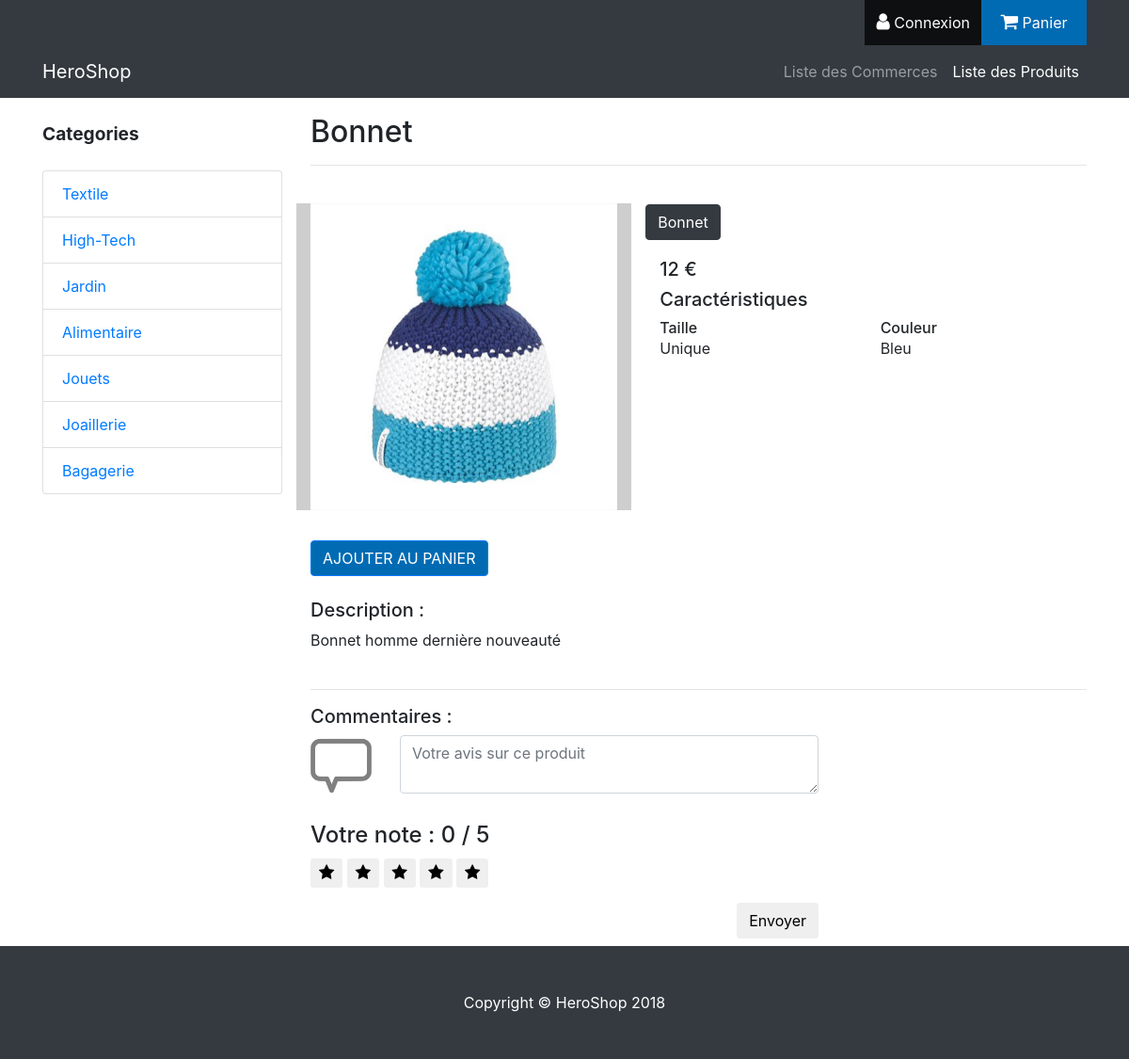
The page /Produits/fiche_produit/40 on the database its author committed.
### tables this page shows
CREATE TABLE `produit_type` (
  `idProduitType` int(8) UNSIGNED NOT NULL,
  `nomProduitType` varchar(128) NOT NULL,
  `descriptionProduitType` text NOT NULL,
  `prixProduitType` float NOT NULL,
  `seuilStockProduitType` int(8) NOT NULL,
  `idCategorie` int(8) UNSIGNED DEFAULT NULL,
  `siretCommerce` varchar(14) NOT NULL
);

CREATE TABLE `produit_variante` (
  `idProduitVariante` int(8) UNSIGNED NOT NULL,
  `nomProduitVariante` varchar(128) NOT NULL,
  `descriptionProduitVariante` text NOT NULL,
  `prixProduitVariante` int(8) NOT NULL,
  `stockProduitVariante` int(8) NOT NULL DEFAULT '0',
  `idProduitType` int(8) UNSIGNED NOT NULL
);

### application/libraries/Layout.php (called while the page is built, shortened)
<?php
class Layout {
    private $CI;
    private $var = array();
    public function __construct() {
        $this->CI = & get_instance();
        $this->var['output'] = '';
        $this->var['titre'] = ucfirst($this->CI->router->fetch_method()) . ' - ' . ucfirst($this->CI->router->fetch_class());
        $this->var['charset'] = $this->CI->config->item('charset');
        $this->var['css'] = array();
        $this->var['js'] = array();
        $this->var['jquery'] = array();
        $this->var['menu'] = array();
        $this->var['topMenu'] = array();
        $this->var['sideMenu'] = array();
        $this->var['nomSideMenu'] = "";
    }
    public function view($name, $data = array(), $return = false) {
        $this->var['output'] .= $this->CI->load->view($name, $data, true);
        if (!$return) {
            $this->CI->load->view('../themes/default_layout', $this->var);
        } else {
            return $this->CI->load->view('../themes/default_layout', $this->var, true);
        }
    }
    public function ajouter_css($nom) {
        if (is_string($nom) AND ! empty($nom) AND file_exists('./assets/css/' . $nom . '.css')) {
            $this->var['css'][] = css_url($nom);
            return true;
        }
        return false;
    }
    public function ajouter_jquery($nom) {
        if (is_string($nom) AND ! empty($nom) AND file_exists('./assets/jquery/' . $nom . '.js')) {
            $this->var['jquery'][] = js_url($nom);
            return true;
        }
        return false;
    }
    public function ajouter_menu($menu, $intitule, $controller) {
        $this->var[$menu][$controller] = array(
            "intitule" => $intitule,
            "url" => site_url($controller . "/"),
            "actif" => $controller == $this->CI->router->fetch_class(),
        );
    }
    public function ajouter_menu_url($menu, $intitule, $url) {
        $this->var[$menu][$url] = array(
            "intitule" => $intitule,
            "url" => site_url($url . "/"),
        );
    }
    public function init_menu() {
        $this->CI->load->library('session');
    }
    public function setNomSideMenu($nom = "") {
        $this->var['nomSideMenu'] = $nom;
    }
}

### application/controllers/Produits.php (called while the page is built, shortened)
<?php
class Produits extends CI_Controller {
    public function __construct() {
        $categ = $this -> Categorie_model -> read('*');
        foreach ($categ as $c) {
            $intitule = mb_strtoupper(mb_substr($c -> descriptionCategorie, 0, 1)) . mb_substr($c -> descriptionCategorie, 1);
            $this -> layout -> ajouter_menu_url('sideMenu', $intitule, 'Produits/liste_produits/' . $c -> idCategorie);
        }
        $this -> layout -> setNomSideMenu("Categories");
    }
    public function fiche_produit($id_Produit, $id_variante = 0, $error_message = '', $message_display = '') {
        $whereProduit = array(
            "idProduitType" => $id_Produit,
        );
        $result = $this -> Produit_type_model -> read('*', $whereProduit, 1);
        if ($result) {
            $produit = $result[0];
            $variantes = $this -> Produit_variante_model -> read("idProduitVariante, nomProduitVariante", $whereProduit);
            $verif_variante = false;
            if (!$verif_variante) {
                $id_variante = $variantes[0] -> idProduitVariante;
            }
            $variante_select = $this -> Produit_variante_model -> read("*", ["idProduitVariante" => $id_variante])[0];
            $img_paths = ["/assets/images/produits/produit_" . $id_Produit . "/variante_" . $id_variante,
                "/assets/images/produits/produit_" . $id_Produit];
            $images_url = url_images_in_folder($img_paths);
            if ($variante_select -> descriptionProduitVariante == $produit -> descriptionProduitType) {
                $variante_select -> descriptionProduitVariante = "";
            }
            $variante_select -> descriptionProduitVariante = nl2br($variante_select -> descriptionProduitVariante);
            $produit -> descriptionProduitType = nl2br($produit -> descriptionProduitType);
            $data = array(
                "produit" => $produit,
                "images" => $images_url,
                "variantes" => $variantes,
                "variante" => $variante_select,
                "caracteristiques" => array_merge($this -> Produit_variante_model -> getCaracteristiques($id_variante), $this -> Produit_type_model -> getCaracteristiques($produit -> idProduitType)),
                "commentaire" => $this -> Client_donner_avis_model -> getCommentaires($id_Produit),
            );
            $this -> layout -> ajouter_css("ficheProduit");
            $this -> layout -> ajouter_jquery("Produit/star_rating");
            $this -> layout -> view('Produits/fiche_produit', $data);
        } else {
            $data = array(
                'error_message' => 'Une erreur s\'est produite',
            );
            $this -> layout -> view('template/error_display', $data);
        }
    }
}
?>

### index.php (called while the page is built, shortened)
<?php
require_once BASEPATH.'core/CodeIgniter.php';

### application/core/MY_Model.php (called while the page is built, shortened)
<?php
class MY_Model extends CI_Model {
    public function read($select = '*', $where = array(), $nb = null, $debut = null) {
        return $this->db->select($select)
                        ->from($this->table)
                        ->where($where)
                        ->limit($nb, $debut)
                        ->get()
                        ->result();
    }
}

### application/models/Produit_type_model.php (called while the page is built, shortened)
<?php
class Produit_type_model extends MY_Model {
    public function getCaracteristiques($idProduitType) {
        $this->db->select('caracteristiques.idCaracteristique, nomCaracteristique, contenuCaracteristique');
        $this->db->from('produit_type_caracteristique');
        $this->db->join('produit_type', 'produit_type_caracteristique.idProduitType = produit_type.idProduitType');
        $this->db->join('caracteristiques', 'caracteristiques.idCaracteristique = produit_type_caracteristique.idCaracteristique');
        $this->db->where('produit_type.idProduitType', $idProduitType);
        $query = $this->db->get();
        return $query->result();
    }
}

### application/helpers/MY_url_helper.php (called while the page is built, shortened)
<?php  if ( ! defined('BASEPATH')) exit('No direct script access allowed');
if ( ! function_exists('site_url'))
{
	function site_url($uri = '')
	{
		if( ! is_array($uri))
		{
			$uri = func_get_args();
		}
		$CI =& get_instance();
		return $CI->config->site_url($uri);
	}
}

### application/views/Produits/fiche_produit.php (the view, shortened to what this page needs)
<div id="fiche_produit">
    <?php if (isset($produit)): ?>
        <h2><?php echo $produit->nomProduitType ?></h2>
        <hr/>
        <div class="row">
            <div id="carouselExampleIndicators" class="carousel slide my-4 col-lg-5 col-md-5 mb-4" style="background:#CECECE;height: fit-content;" data-ride="carousel">
                <ol class="carousel-indicators">
                    <li data-target="#carouselExampleIndicators" data-slide-to="0" class="active"></li>
                </ol>
                <div class="carousel-inner" role="listbox">
                    <?php $active = "active"; ?>
                    <?php foreach ($images as $img): ?>
                        <div class="carousel-item <?php echo $active ?>">
                            <img class="d-block img-fluid" src="<?php echo $img ?>">
                        </div>
                        <?php $active = "" ?>
                    <?php endforeach; ?>
                </div>
                <a class="carousel-control-prev" href="#carouselExampleIndicators" role="button" data-slide="prev">
                    <span class="carousel-control-prev-icon" aria-hidden="true"></span>
                </a>
                <a class="carousel-control-next" href="#carouselExampleIndicators" role="button" data-slide="next">
                    <span class="carousel-control-next-icon" aria-hidden="true"></span>
                </a>
            </div>
            <div class="col-lg-7 col-md-7 mb-6" style="word-wrap: break-word;">
                <div id="choix_variante" class="choix-variante">
                    <?php foreach ($variantes as $v): ?>
                        <a class="btn <?php ($v->idProduitVariante == $variante->idProduitVariante) ? print 'btn-dark' : print 'btn-secondary' ?> btn-variante" href="<?php echo base_url('/Produits/fiche_produit/' . $produit->idProduitType . '/' . $v->idProduitVariante) ?>">
                            <?php echo $v->nomProduitVariante ?>
                        </a>
                    <?php endforeach; ?>
                </div>
                <div class="col-12 mb-2">
                    <h5><?php echo $variante->prixProduitVariante ?> €</h5>
                </div>
                <div id="carac" class="col-12 container">
                    <h5>Caractéristiques</h5>
                    <div id="liste-carac" class="row">
                        <?php foreach ($caracteristiques as $c): ?>
                            <div class="carac col-lg-6">
                                <h6 style="margin-bottom: 0px; margin-top:1px;"><?php echo $c->nomCaracteristique ?></h6>
                                <p class="card-text"><?php echo $c->contenuCaracteristique ?></p>
                            </div>
                        <?php endforeach; ?>
                    </div>
                </div>
            </div>
            <div id="ajout_panier" class="col-12 container mb-4 mt-2">
                <a class="passer_commande btn btn-primary" href="<?php echo site_url('Panier/ajouter_panier/' . $variante->idProduitVariante) ?>">
                    Ajouter au panier
                </a>
            </div>
            <div id="description" class="col-12" style="word-wrap: break-word;">
                <div id="description_generale">
                    <h5>Description :</h5>
                    <p class="card-text"><?php echo $produit->descriptionProduitType ?></p>
                </div>
                <br/>
                <hr/>
            </div>
            <div class="container">
                <h5>Commentaires :</h5>
                <div class="row">
                    <div class="col-sm-8">
                        <?php echo form_open('/Produits/ajouter_commentaire/'.$variante->idProduitType . '/' . $variante->idProduitVariante . '/'); ?>
                            <fieldset>
                                <div class="row">
                                    <div class="col-sm-3 col-lg-2 hidden-xs">
                                        <img class="img-responsive" src="<?php echo site_url('/assets/images/website/comments.png') ?>" alt="">
                                    </div>
                                    <div class="form-group col-xs-12 col-sm-9 col-lg-10">
                                        <textarea class="form-control" id="message" name ="comment" placeholder="Votre avis sur ce produit" required=""></textarea>
                                    </div>
                                </div>
                            </fieldset>
                            <div class="form-group" id="rating-ability-wrapper">
                                <h4 class="bold rating-header" style="">
                                    <span>Votre note :</span>
                                    <span class="selected-rating">0</span> / 5
                                </h4>
                                <button type="button" class="btnrating btn btn-default btn-sm" data-attr="1" id="rating-star-1">
                                    <i class="fa fa-star" aria-hidden="true"></i>
                                </button>
                                <button type="button" class="btnrating btn btn-default btn-sm" data-attr="2" id="rating-star-2">
                                    <i class="fa fa-star" aria-hidden="true"></i>
                                </button>
                                <button type="button" class="btnrating btn btn-default btn-sm" data-attr="3" id="rating-star-3">
                                    <i class="fa fa-star" aria-hidden="true"></i>
                                </button>
                                <button type="button" class="btnrating btn btn-default btn-sm" data-attr="4" id="rating-star-4">
                                    <i class="fa fa-star" aria-hidden="true"></i>
                                </button>
                                <button type="button" class="btnrating btn btn-default btn-sm" data-attr="5" id="rating-star-5">
                                    <i class="fa fa-star" aria-hidden="true"></i>
                                </button>
                            </div>
                            <button type="submit" class="btn btn-normal pull-right">Envoyer</button>
                        </form>
                    </div>
                </div>
            </div>
        </div>
    <?php endif; ?>
</div>

### assets/css/shop-homepage.css (style rules this page uses)
body { padding-top: 54px; }
@media (min-width: 992px) { body { padding-top: 56px; } }

### assets/css/main.css (style rules this page uses)
html { height: 100%; }
body { padding-top:0; display: flex; min-height: 100vh; flex-direction: column; }
img { max-width : 100%; height: auto; display: block; }
.fa { font-size:125%; }
.passer_commande { color: #FFF; background:#006bb3; text-transform: uppercase; text-align: center; }
#ajout_panier { margin-top:5%; }
.choix-variante { margin-bottom : 15px; margin-top: 25px; }
.carousel-item-next, .carousel-item-prev, .carousel-item.active { display: flex; align-items: center; justify-content: center; }
.btn-variante { margin-right:2px; margin-bottom:4px; }

### assets/css/ficheProduit.css (style rules this page uses)
.rating-header { margin-top: -10px; margin-bottom: 10px; }

### rows shown on the page
produit_type: nomProduitType "Bonnet", descriptionProduitType "Bonnet homme dernière nouveauté"
produit_variante: nomProduitVariante "Bonnet", prixProduitVariante "12"

### other values the page prints
$topMenu['Auth']['intitule'] "Connexion"
$topMenu['Panier']['intitule'] "Panier"
$m["intitule"] "Liste des Commerces"
$m["intitule"] "Liste des Produits"
$nomSideMenu "Categories"
$m['intitule'] "Textile"
$m['intitule'] "High-Tech"
$m['intitule'] "Jardin"
$m['intitule'] "Alimentaire"
$m['intitule'] "Jouets"
$m['intitule'] "Joaillerie"
$m['intitule'] "Bagagerie"
$c->nomCaracteristique "Taille"
$c->contenuCaracteristique "Unique"
$c->nomCaracteristique "Couleur"
